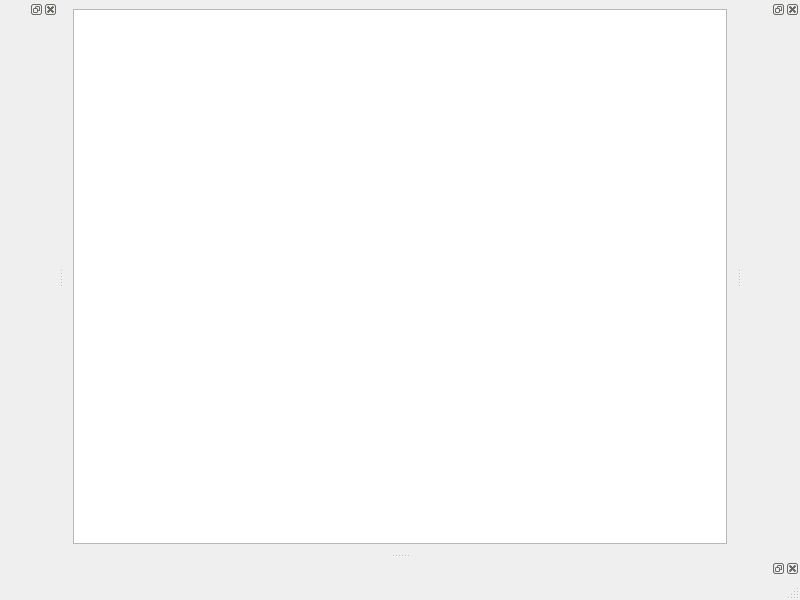
<?xml version="1.0" encoding="UTF-8"?>
<ui version="4.0">
 <class>MainWindow</class>
 <widget class="QMainWindow" name="MainWindow">
  <property name="geometry">
   <rect>
    <x>0</x>
    <y>0</y>
    <width>800</width>
    <height>600</height>
   </rect>
  </property>
  <property name="windowTitle">
   <string>MainWindow</string>
  </property>
  <widget class="QWidget" name="centralwidget">
   <layout class="QHBoxLayout" name="horizontalLayout">
    <item>
     <widget class="QTreeView" name="treeView">
      <property name="contextMenuPolicy">
       <enum>Qt::CustomContextMenu</enum>
      </property>
     </widget>
    </item>
   </layout>
  </widget>
  <widget class="QMenuBar" name="menubar">
   <property name="geometry">
    <rect>
     <x>0</x>
     <y>0</y>
     <width>800</width>
     <height>24</height>
    </rect>
   </property>
  </widget>
  <widget class="QStatusBar" name="statusbar"/>
  <widget class="QDockWidget" name="dockWidget">
   <attribute name="dockWidgetArea">
    <number>1</number>
   </attribute>
   <widget class="QWidget" name="dockWidgetContents"/>
  </widget>
  <widget class="QDockWidget" name="dockWidget_2">
   <attribute name="dockWidgetArea">
    <number>2</number>
   </attribute>
   <widget class="QWidget" name="dockWidgetContents_2"/>
  </widget>
  <widget class="QDockWidget" name="dockWidget_3">
   <attribute name="dockWidgetArea">
    <number>8</number>
   </attribute>
   <widget class="QWidget" name="dockWidgetContents_3"/>
  </widget>
  <action name="actionPublish_Task">
   <property name="text">
    <string>Publish Task...</string>
   </property>
   <property name="shortcut">
    <string>Ctrl+N</string>
   </property>
  </action>
  <action name="actionManage_VMs">
   <property name="text">
    <string>Manage VMs...</string>
   </property>
   <property name="shortcut">
    <string>Ctrl+M</string>
   </property>
  </action>
  <action name="actionWorker_Settings">
   <property name="text">
    <string>Worker Settings...</string>
   </property>
   <property name="shortcut">
    <string>Ctrl+W</string>
   </property>
  </action>
 </widget>
 <resources/>
 <connections/>
</ui>
